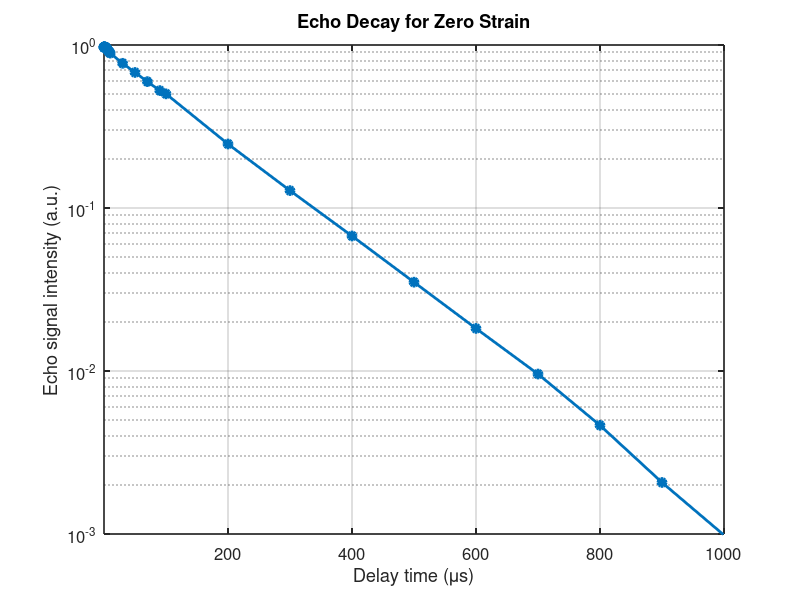

Write MATLAB code to recreate this figure.
% Exponential decay plot for echo signal
clear; clc; close all;

% Define delay times and corresponding echo signal intensities
x_1 = [0.01, 0.05, 0.1, 0.2, 0.3, 0.4, 0.5, 0.6, 0.7, 0.8, 0.9, 1, 2, 3, 4, 5, ...
       6, 7, 8, 9, 10, 30, 50, 70, 90, 100, 200, 300, 400, 500, 600, 700, 800, ...
       900, 1000, 10000];

y_1 = [0.969698, 0.969598, 0.969819, 0.97166, 0.970397, 0.971946, 0.971159, ...
       0.969233, 0.970906, 0.970939, 0.969472, 0.970606, 0.967997, 0.967522, ...
       0.960002, 0.941049, 0.92909, 0.922532, 0.914016, 0.897964, 0.891881, ...
       0.772145, 0.678452, 0.596128, 0.5251591, 0.501592, 0.247032, 0.127887, ...
       0.0673516, 0.0350706, 0.0182448, 0.00958029, 0.00464203, 0.00207072, ...
       0.000984187, 2.85e-17];  % Last value kept small but > 0

% Create the figure
figure('Color', 'w'); % White background

% Plot with markers
plot(x_1, y_1, '-o', ...
    'LineWidth', 2, ...
    'MarkerSize', 6, ...
    'MarkerFaceColor', [0 0.4470 0.7410], ...
    'Color', [0 0.4470 0.7410]);

% Set axis scales
set(gca, 'YScale', 'log');  % Logarithmic y-axis

% Axis labels and title
xlabel('Delay time (\mus)', 'FontSize', 14);
ylabel('Echo signal intensity (a.u.)', 'FontSize', 14);
title('Echo Decay for Zero Strain', 'FontSize', 16);

% Grid, box, font settings
grid on;
box on;
set(gca, 'FontSize', 12, 'LineWidth', 1.2);

% Axis limits
xlim([min(x_1)*0.9, 1000]);
ylim([10e-4, 1]);  % Adjusted for log scale

